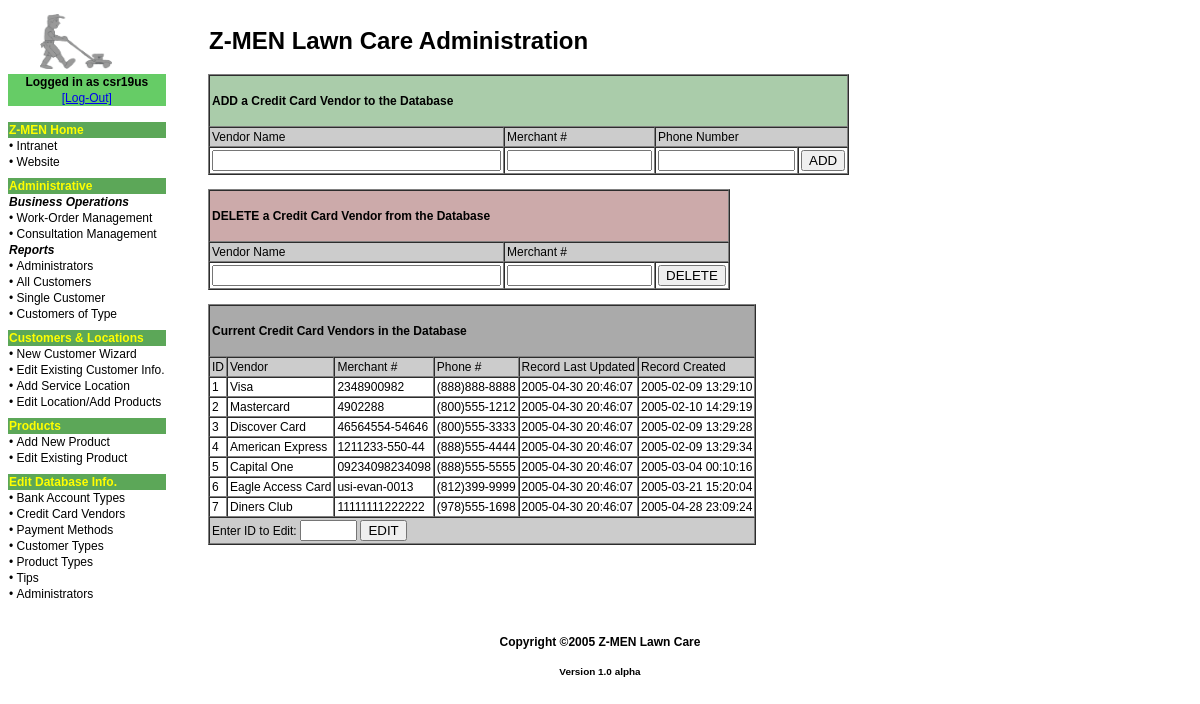
Screenshot of /site/adminroot/cc_vendor.php (signed in) with the database file from the repository.
### tables this page shows
CREATE TABLE `cc_vendor` (
  `ccv_id` tinyint(3) UNSIGNED NOT NULL AUTO_INCREMENT,
  `ccv_name` varchar(32) DEFAULT NULL,
  `ccv_merch_num` varchar(14) DEFAULT NULL,
  `ccv_merch_phone` varchar(14) DEFAULT NULL,
  `ccv_lastupd` timestamp NOT NULL DEFAULT CURRENT_TIMESTAMP ON UPDATE CURRENT_TIMESTAMP,
  `ccv_created` datetime DEFAULT NULL,
  PRIMARY KEY (`ccv_id`)
);

### site/adminroot/php/fns_database.php (called while the page is built, shortened)
<?php
function dbconnect_newmethod() {
	$db = mysqli_connect('localhost','zmen_webuser','password','zmendev');
	return $db;
}
?>

### site/adminroot/php/ccv_view.php (the view, shortened to what this page needs)
<?php
require_once 'fns_database.php';
$result = dbconnect_newmethod()->query('select * from cc_vendor');
$num_results = $result->num_rows;
echo '
	<table border="1" cellpadding="2" cellspacing="0">
		<tr bgcolor="#aaaaaa">
			<td colspan="6"><h4>Current Credit Card Vendors in the Database</h4></td>
		</tr>
		<tr bgcolor="#cccccc">
			<td>ID</td>
			<td align="left">Vendor</td>
			<td>Merchant #</td>
			<td>Phone #</td>
			<td>Record Last Updated</td>
			<td>Record Created</td>
		</tr>';
for ($i=0; $i<$num_results; $i++) {
	$row = $result->fetch_assoc();
	echo '<tr>';
	echo '<td>'.$row['ccv_id'].'</td>';
	echo '<td align="left">'.$row['ccv_name'].'</td>';
	echo '<td>'.$row['ccv_merch_num'].'</td>';
	echo '<td>'.$row['ccv_merch_phone'].'</td>';
	echo '<td>'.$row['ccv_lastupd'].'</td>';
	echo '<td>'.$row['ccv_created'].'</td>';
	echo '</tr>';
}
echo '
	<tr bgcolor="#cccccc">
		<form action="php/ccv_edit_form.php" method="post">
		<td colspan="6" align="left">
			Enter ID to Edit:
			<input type="text" name="vendor_id_toedit" maxlength="3" size="4" />
			<input type="submit" value="EDIT" />
		</td>
		</form>
	</tr>';
echo '</table>';
?>

### site/adminroot/cc_vendor.php (shortened to what this page needs)
<?php
	require_once 'php/fns_display.php';
?>
<!DOCTYPE html PUBLIC "-//W3C//DTD XHTML 1.0 Transitional//EN" "http://www.w3.org/TR/xhtml1/DTD/xhtml1-transitional.dtd">
<html xmlns="http://www.w3.org/1999/xhtml">
<head>
</head>
<body>
<?php disp_adminheader(); ?>
<table width="100%" border="0" align="center" cellpadding="0" cellspacing="0">
	<tr>
		<td width="200" valign="top"><?php disp_adminmenu(); ?></td>
		<td valign="top" align="left">
			<form name="ccv_add_form" action="php/ccv_add.php" method="post">
			<table cellpadding="2" cellspacing="0" border="1">
				<tr bgcolor="#aaccaa">
					<td colspan="4"><h4>ADD a Credit Card Vendor to the Database</h4></td>
				</tr>
				<tr bgcolor="#CCCCCC">
					<td>Vendor Name</td>
					<td>Merchant #</td>
					<td colspan="2">Phone Number</td>
				</tr>
				<tr>
					<td><input type="text" name="vendor_name" maxlength="32" size="33" /></td>
					<td><input type="text" name="vendor_num" maxlength="14" size="15" /></td>
					<td><input type="text" name="vendor_phone" maxlength="13" size="14" onfocus="javascript:getIt(this)" /></td>
					<td><input align="left" type="submit" value="ADD" /></td>
				</tr>
			</table>
			</form>
			<br />
			<form action="php/ccv_delete.php" method="post">
			<table cellpadding="2" cellspacing="0" border="1">
				<tr bgcolor="#ccaaaa">
					<td colspan="3"><h4>DELETE a Credit Card Vendor from the Database</h4></td>
				</tr>
				<tr bgcolor="#CCCCCC">
					<td>Vendor Name</td>
					<td colspan="2">Merchant #</td>
				</tr>
				<tr>
					<td><input type="text" name="vendor_name" maxlength="32" size="33" /></td>
					<td><input type="text" name="vendor_num" maxlength="14" size="15" /></td>
					<td><input type="submit" value="DELETE" /></td>
				</tr>
			</table>
			</form>
			<br />
			<?php require 'php/ccv_view.php'; ?>
		</td>
	</tr>
</table>
<br />
<?php disp_adminfooter(); ?>
</body>
</html>

### site/adminroot/php/fns_display.php (shortened to what this page needs)
<?php
function disp_adminheader() {
	echo '
		<table border="0" width="100% align="left">
			<tr>
				<td width="25"></td>
				<td width="165">
					<img src="/zmen/adminroot/images/logo_gray.gif" width="72" height="55" />
				</td>
				<td align="left">
					<h1>Z-MEN Lawn Care Administration</h1>
				</td>
			</tr>
		</table>
	';
}
function disp_adminfooter() {
	echo '
		<table border="0" width="100% align="center">
			<tr>
				<td align="center">
					<h4>Copyright &copy;2005 Z-MEN Lawn Care</h4>
					<h5>Version 1.0 alpha</h5>
				</td>
			</tr>
		</table>
	';
}
function disp_adminmenu() {
	echo '<table align="left" cellpadding="1" cellspacing="0">';
	if ($_SESSION['admin_user']) {
		echo '
			<tr bgcolor="#66CC66"><td align="center"><strong>Logged in as '.$_SESSION['admin_user'].'</strong></td></tr>
			<tr bgcolor="#66CC66"><td align="center"><a href="/zmen/adminroot/php/logout.php">[Log-Out]</a></td></tr>
		';
	}
	else {
		echo '
			<tr bgcolor="#FF6666"><td align="center"><strong>You are not logged in!</strong></td></tr>
			<tr bgcolor="#FF6666"><td align="center"><a href="/zmen/adminroot/start.htm">[Log-in]</a></td></tr>
		';
	}
	echo '
			<tr><td>&nbsp;</td></tr>
			<tr class="nav_header"><td align="left">Z-MEN Home</td></tr>
				<tr class="nav_content"><td align="left">&bull;&nbsp;<a class="nav_link" href="/zmen/adminroot/main.php">Intranet</a></td></tr>
				<tr class="nav_content"><td align="left">&bull;&nbsp;<a class="nav_link" href="/zmen/index.php" target="_blank">Website</a></td></tr>
			<tr height="8"><td></td></tr>
			<tr class="nav_header"><td><strong>Administrative</strong></td></tr>
				<tr class="nav_subhead"><td><em>Business Operations</em></td></tr>
					<tr class="nav_content"><td>&bull;&nbsp;<a class="nav_link" href="/zmen/adminroot/wosys/main.php" target="_blank">Work-Order Management</a></td></tr>
					<tr class="nav_content"><td>&bull;&nbsp;<a class="nav_link" href="/zmen/adminroot/consult/main.php" target="_blank">Consultation Management</a></td></tr>
				<tr class="nav_subhead"><td><em>Reports</em></td></tr>
					<tr class="nav_content"><td>&bull;&nbsp;<a class="nav_link" href="/zmen/adminroot/php/report_all_administrator.php" target="_blank">Administrators</a></td></tr>
					<tr class="nav_content"><td>&bull;&nbsp;<a class="nav_link" href="/zmen/adminroot/php/report_all_customer.php" target="_blank">All Customers</a></td></tr>
					<tr class="nav_content"><td>&bull;&nbsp;<a class="nav_link" href="/zmen/adminroot/php/report_customer_lookup.php">Single Customer</a></td></tr>
					<tr class="nav_content"><td>&bull;&nbsp;<a class="nav_link" href="/zmen/adminroot/php/report_customer_type_lookup.php">Customers of Type</a></td></tr>
			<tr height="8"><td></td></tr>
			<tr class="nav_header"><td><strong>Customers & Locations</strong></td></tr>
				<tr class="nav_content"><td>&bull;&nbsp;<a class="nav_link" href="/zmen/adminroot/php/customer_add_form.php">New Customer Wizard</a></td></tr>
				<tr class="nav_content"><td>&bull;&nbsp;<a class="nav_link" href="/zmen/adminroot/php/customer_edit_form.php">Edit Existing Customer Info.</a></td></tr>
				<tr class="nav_content"><td>&bull;&nbsp;<a class="nav_link" href="/zmen/adminroot/php/existing_cust_add_sa_form.php">Add Service Location</a></td></tr>
				<tr class="nav_content"><td>&bull;&nbsp;<a class="nav_link" href="/zmen/adminroot/php/existing_cust_add_sap_findform.php">Edit Location/Add Products</a></td></tr>
			<tr height="8"><td></td></tr>
			<tr class="nav_header"><td><strong>Products</strong></td></tr>
				<tr class="nav_content"><td>&bull;&nbsp;<a class="nav_link" href="/zmen/adminroot/php/product_add_form.php">Add New Product</a></td></tr>
				<tr class="nav_content"><td>&bull;&nbsp;<a class="nav_link" href="/zmen/adminroot/product.php">Edit Existing Product</a></td></tr>
			<tr height="8"><td></td></tr>
			<tr class="nav_header"><td><strong>Edit Database Info.</strong></td></tr>
				<tr class="nav_content"><td>&bull;&nbsp;<a class="nav_link" href="/zmen/adminroot/ba_type.php">Bank Account Types</a></td></tr>
				<tr class="nav_content"><td>&bull;&nbsp;<a class="nav_link" href="/zmen/adminroot/cc_vendor.php">Credit Card Vendors</a></td></tr>
				<tr class="nav_content"><td>&bull;&nbsp;<a class="nav_link" href="/zmen/adminroot/pay_method.php">Payment Methods</a></td></tr>
				<tr class="nav_content"><td>&bull;&nbsp;<a class="nav_link" href="/zmen/adminroot/customer_type.php">Customer Types</a></td></tr>
				<tr class="nav_content"><td>&bull;&nbsp;<a class="nav_link" href="/zmen/adminroot/prod_type.php">Product Types</a></td></tr>
				<tr class="nav_content"><td>&bull;&nbsp;<a class="nav_link" href="/zmen/adminroot/tip.php">Tips</a></td></tr>
				<tr class="nav_content"><td>&bull;&nbsp;<a class="nav_link" href="/zmen/adminroot/admin.php">Administrators</a></td></tr>
		</table>
	';
}
?>

### site/adminroot/css/admin.css (style rules this page uses)
body { font-family: Arial, Helvetica, sans-serif; font-size:12px; }
.nav_header { background-color:#5CA758; color:#ffff00; font-weight:bold; font-size:12px }
.nav_subhead { background-color:#ffffff; color:#000000; font-weight:bold; font-size:12px; }
.nav_content { background-color:#ffffff; }
.nav_link { text-decoration:none; font-size:12px; font-weight:normal; color:#000000 }

### rows the page displays
cc_vendor: ccv_id "1", ccv_name "Visa", ccv_merch_num "2348900982", ccv_merch_phone "(888)888-8888", ccv_lastupd "2005-04-30 20:46:07", ccv_created "2005-02-09 13:29:10"
cc_vendor: ccv_id "2", ccv_name "Mastercard", ccv_merch_num "4902288", ccv_merch_phone "(800)555-1212", ccv_lastupd "2005-04-30 20:46:07", ccv_created "2005-02-10 14:29:19"
cc_vendor: ccv_id "3", ccv_name "Discover Card", ccv_merch_num "46564554-54646", ccv_merch_phone "(800)555-3333", ccv_lastupd "2005-04-30 20:46:07", ccv_created "2005-02-09 13:29:28"
cc_vendor: ccv_id "4", ccv_name "American Express", ccv_merch_num "1211233-550-44", ccv_merch_phone "(888)555-4444", ccv_lastupd "2005-04-30 20:46:07", ccv_created "2005-02-09 13:29:34"
cc_vendor: ccv_id "5", ccv_name "Capital One", ccv_merch_num "09234098234098", ccv_merch_phone "(888)555-5555", ccv_lastupd "2005-04-30 20:46:07", ccv_created "2005-03-04 00:10:16"
cc_vendor: ccv_id "6", ccv_name "Eagle Access Card", ccv_merch_num "usi-evan-0013", ccv_merch_phone "(812)399-9999", ccv_lastupd "2005-04-30 20:46:07", ccv_created "2005-03-21 15:20:04"
cc_vendor: ccv_id "7", ccv_name "Diners Club", ccv_merch_num "11111111222222", ccv_merch_phone "(978)555-1698", ccv_lastupd "2005-04-30 20:46:07", ccv_created "2005-04-28 23:09:24"

### other values shown
$_SESSION['admin_user'] "csr19us"
